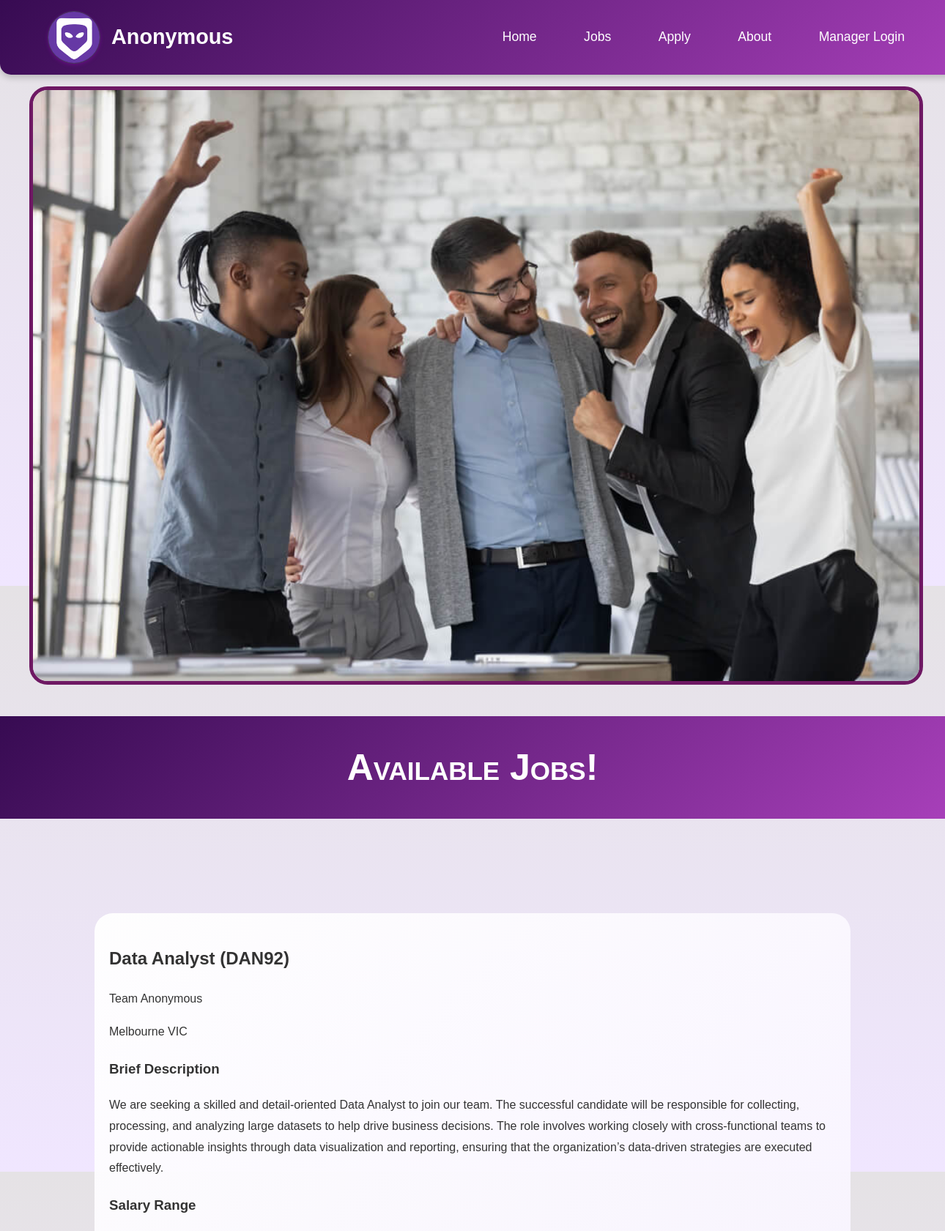
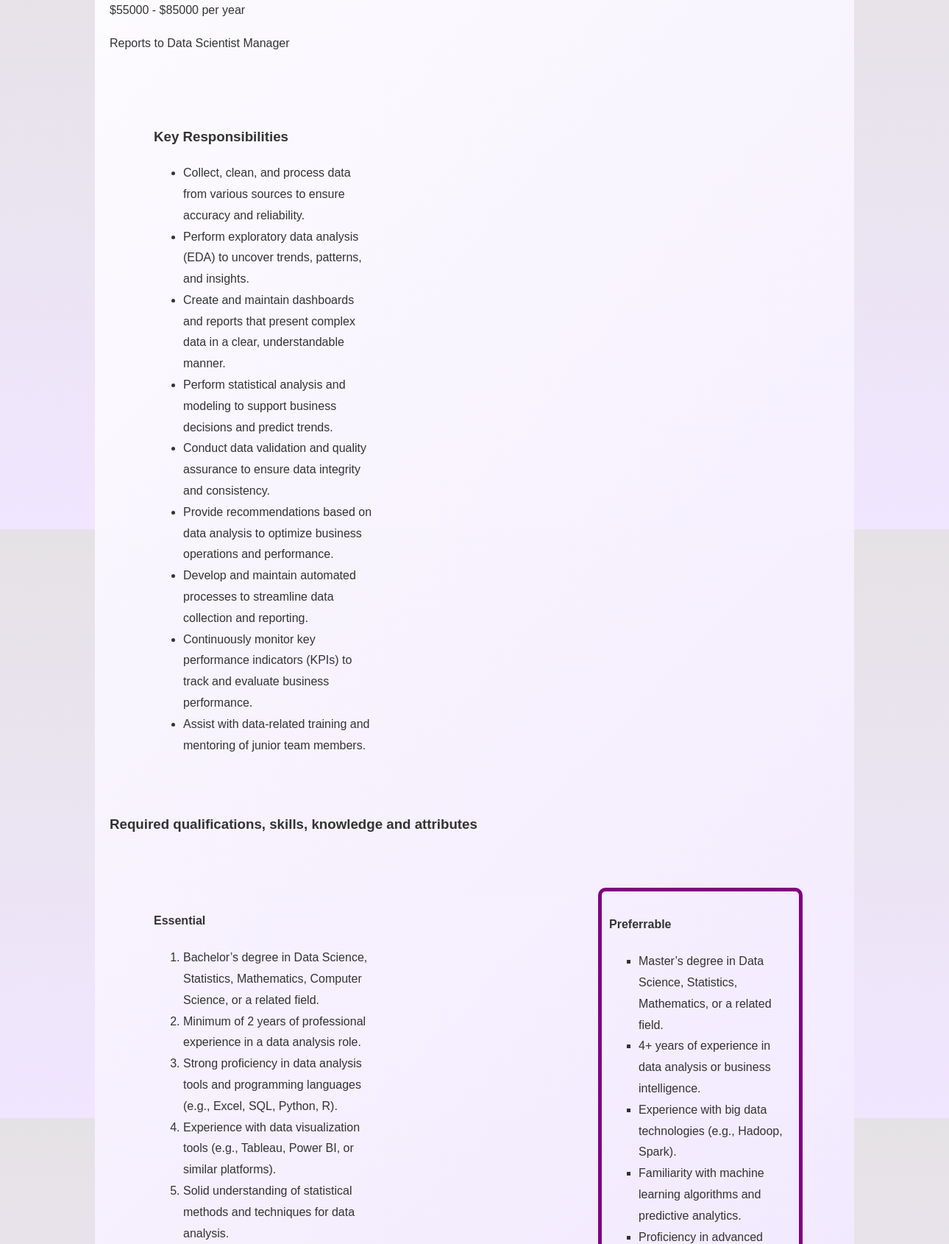
/jobs.php (upper part), run on the app's committed database (2 pictures, top to bottom).
### tables this page shows
CREATE TABLE `jobs` (
  `job_reference_number` varchar(10) NOT NULL,
  `job_title` varchar(50) NOT NULL,
  `employer` varchar(50) NOT NULL,
  `location` varchar(50) NOT NULL,
  `job_description` text NOT NULL,
  `job_salary_min` int(10) NOT NULL,
  `job_salary_max` int(10) NOT NULL,
  `reports_to` varchar(50) NOT NULL,
  `key_responsibilities` text NOT NULL,
  `essential_qualifications` text NOT NULL,
  `preferrable_qualifications` text NOT NULL,
  `ideal_applicant` varchar(500) NOT NULL
);

### jobs.php (the view, shortened to what this page needs)
<!DOCTYPE html>
<html lang="en">
<head>
    <link rel="stylesheet" href="styles/style.css">
</head>
    <?php include 'header.inc'; ?>
    <div class="main_header">
        <figure>
            <img src="images/jobs_image.png" alt="Group of team working together" class="banner_image">
        </figure>
        <h1>
            Available Jobs!
        </h1>
    </div>
    <main>
        <?php
        require_once('db_connection.php');
        if(!$conn) {
            echo "<p>Database connection failed: " . mysqli_connect_error() . "</p>";
        }else{
            $sql = "SELECT * FROM jobs";
            $result = mysqli_query($conn, $sql);
            if ($result && mysqli_num_rows($result) > 0){
                while ($row = mysqli_fetch_assoc($result)){
                    $jobReferenceNum=htmlspecialchars($row['job_reference_number']);
                    $jobTitle=htmlspecialchars($row['job_title']);
                    $employer=htmlspecialchars($row['employer']);
                    $location=htmlspecialchars($row['location']);
                    $jobDescription=htmlspecialchars($row['job_description']);
                    $jobMinSalary=htmlspecialchars($row['job_salary_min']);
                    $jobMaxSalary=htmlspecialchars($row['job_salary_max']);
                    $reportsTo=htmlspecialchars($row['reports_to']);
                    $keyResponsibilities=preg_split("/\n/", htmlspecialchars($row['key_responsibilities']));
                    $essentialQualifications=preg_split("/\n/", htmlspecialchars($row['essential_qualifications']));
                    $preferrableQualifications=preg_split("/\n/", htmlspecialchars($row['preferrable_qualifications']));
                    echo "<div class='job'> ";
                        echo "<h2>$jobTitle ($jobReferenceNum)</h2> ";
                        echo "<p>$employer</p>";
                        echo "<p>$location</p>";
                        echo "<h3>Brief Description</h3>";
                        echo "<p>$jobDescription</p>";
                        echo "<h3>Salary Range</h3>";
                        echo "<p>$$jobMinSalary - $$jobMaxSalary per year</p> ";
                        echo "<p>Reports to $reportsTo</p> ";
                        echo "<section class='responsibilities'> ";
                            echo "<h3>Key Responsibilities</h3>";
                            echo "<ul>  ";
                            for ($i=0; $i<count($keyResponsibilities); $i++){
                                echo "<li>$keyResponsibilities[$i]</li>";
                            }
                            echo "</ul>";
                        echo "</section>";
                        echo "<h3 class='required_qualifications'>Required qualifications, skills, knowledge and attributes</h3> ";
                        echo "<section class='essential'> ";
                            echo "<h4>Essential</h4>";
                            echo "<ol>  ";
                            for ($i=0; $i<count($essentialQualifications); $i++){
                                echo "<li>$essentialQualifications[$i]</li>";
                            }
                            echo "</ol>";
                        echo "</section>";
                        echo "<aside class='preferrable'> ";
                            echo "<h4>Preferrable</h4>";
                            echo "<ul style='list-style-type: square;'>  ";
                            for ($i=0; $i<count($preferrableQualifications); $i++){
                                echo "<li>$preferrableQualifications[$i]</li>";
                            }
                            echo "</ul>";
                        echo "</aside>";
                    echo "</div>";
                }
            }
        }
        ?>
    </main>
</body>

### header.inc
<header>
    <nav>
        <div class="logo">
            <img src="images/logo.png" alt="Team Anonymous Logo">
            <span>Anonymous</span>
        </div>
        <ul class="menu">
            <li><a href="index.php">Home</a></li>
            <li><a href="jobs.php">Jobs</a></li>
            <li><a href="apply.php">Apply</a></li>
            <li><a href="about.php">About</a></li>
            <li><a href="manage.php">Manager Login</a></li>
        </ul>
    </nav>
</header>

### styles/style.css (style rules this page uses)
header { background: linear-gradient(135deg, #370b52, #a73fb9); padding: 15px 20px; border-bottom-left-radius: 15px; border-bottom-right-radius: 15px; box-shadow: 0 4px 10px rgba(0, 0, 0, 0.2); position: sticky; top: 0; z-index: 1000; width: 100%; }
nav { display: flex; justify-content: space-between; align-items: center; max-width: 1200px; margin: 0 auto; width: 100%; }
.logo { display: flex; align-items: center; color: white; font-size: 1.5em; font-weight: bold; transition: transform 0.3s ease; }
.logo img { width: 70px; height: 70px; margin-right: 15px; border-radius: 100%; border: 1px solid #4b395e; box-shadow: 0 2px 5px rgba(133, 11, 164, 0.452); }
.logo span { font-size: 1.2em; }
.menu li { display: inline-block; margin: 0 15px; }
.menu a { color: white; text-decoration: none; font-size: 1.1em; padding: 8px 15px; border-radius: 20px; }
.main_header h1 { background: linear-gradient(135deg, #370b52, #a73fb9); text-align: center; padding: 25px; color: white; font-variant: small-caps; font-size: 50px; font-weight: bold; font-family: sans-serif; }
.banner_image { margin: 0; width: 100%; border: 5px solid rgb(110, 24, 99); display: inline-block; max-width: 100%; height: auto; border-radius: 25px; }
.essential { width: 30%; float: left; padding: 10px; margin: 50px; }
.preferrable { width: 25%; float: right; padding: 10px; border: 5px solid purple; border-radius: 10px; margin: 50px; }
.responsibilities { width: 30%; float: left; padding: 10px; margin: 50px; }
.job { clear: both; margin: 10%; padding: 20px; background: linear-gradient(135deg, rgba(255, 255, 255, 0.95), rgba(240, 230, 255, 0.95)); border-radius: 25px; }
.required_qualifications { clear: both; }

### data on the page
jobs: job_title "Data Analyst", job_reference_number "DAN92", employer "Team Anonymous", location "Melbourne VIC", job_description "We are seeking a skilled and detail-oriented Data Analyst to join our team. The successful candidate will be responsible for collecting, processing, and analyzing large datasets to help drive business decisions. The role involves working closely with cross-functional teams to provide actionable insights through data visualization and reporting, ensuring that the organization’s data-driven strategies are executed effectively.", job_salary_min "55000", job_salary_max "85000", reports_to "Data Scientist Manager", key_responsibilities "Collect, clean, and process data from various sources to ensure accuracy and reliability.", key_responsibilities "Perform exploratory data analysis (EDA) to uncover trends, patterns, and insights.", key_responsibilities "Create and maintain dashboards and reports that present complex data in a clear, understandable manner.", key_responsibilities "Perform statistical analysis and modeling to support business decisions and predict trends.", key_responsibilities "Conduct data validation and quality assurance to ensure data integrity and consistency.", key_responsibilities "Provide recommendations based on data analysis to optimize business operations and performance.", key_responsibilities "Develop and maintain automated processes to streamline data collection and reporting.", key_responsibilities "Continuously monitor key performance indicators (KPIs) to track and evaluate business performance.", key_responsibilities "Assist with data-related training and mentoring of junior team members.", essential_qualifications "Bachelor’s degree in Data Science, Statistics, Mathematics, Computer Science, or a related field.", essential_qualifications "Minimum of 2 years of professional experience in a data analysis role.", essential_qualifications "Strong proficiency in data analysis tools and programming languages (e.g., Excel, SQL, Python, R).", essential_qualifications "Experience with data visualization tools (e.g., Tableau, Power BI, or similar platforms).", essential_qualifications "Solid understanding of statistical methods and techniques for data analysis.", preferrable_qualifications "Master’s degree in Data Science, Statistics, Mathematics, or a related field.", preferrable_qualifications "4+ years of experience in data analysis or business intelligence.", preferrable_qualifications "Experience with big data technologies (e.g., Hadoop, Spark).", preferrable_qualifications "Familiarity with machine learning algorithms and predictive analytics."
